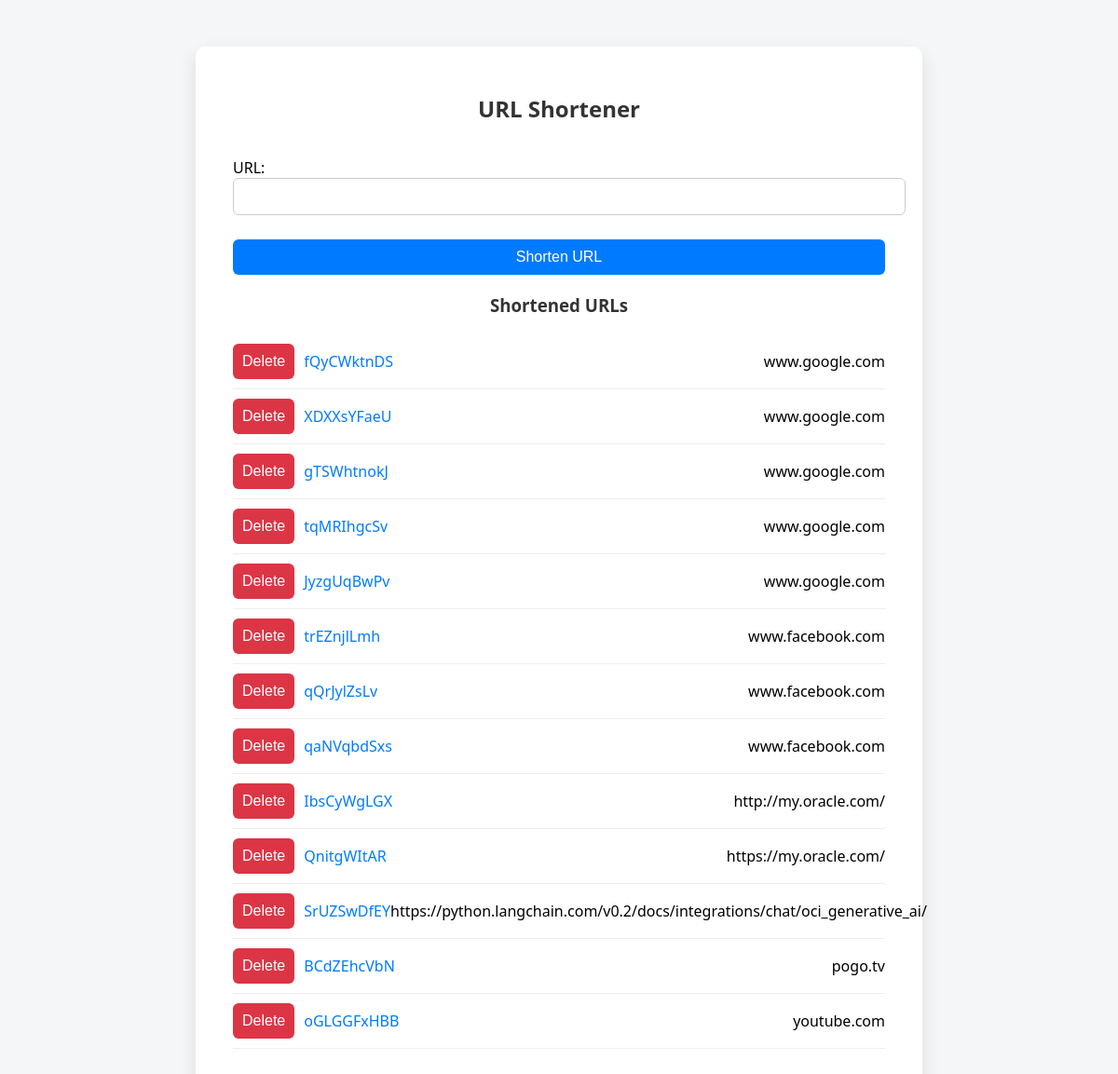
Before: /urlShort/ with the older database file.
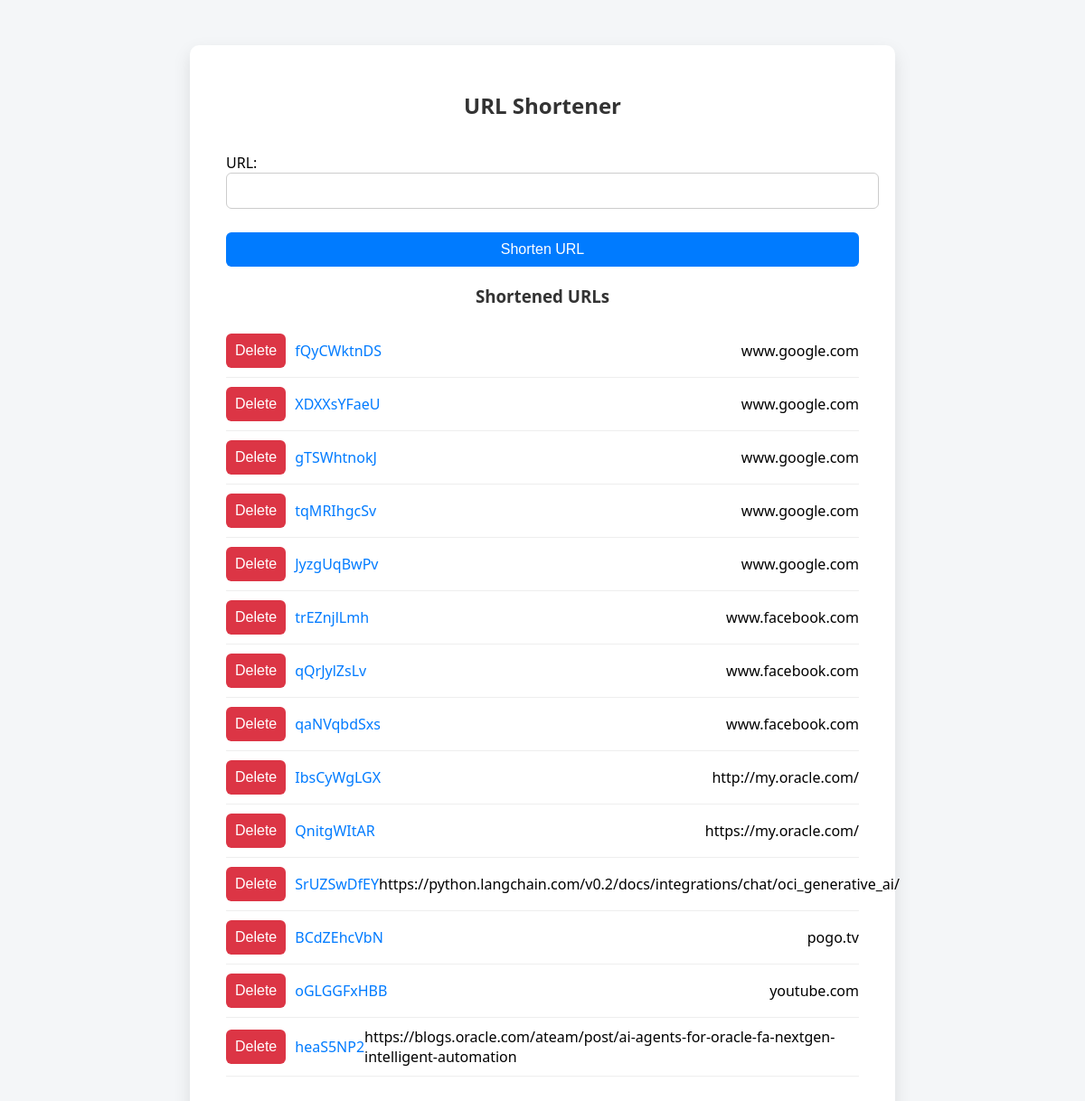
After: the same page with the newer database file.
### url/models.py (models this page shows)
class UrlData(models.Model):
    url = models.CharField(max_length=200)
    slug = models.CharField(max_length=15)

### url/views.py (the view)
# urls.py: path("", views.urlShort, name="home"),
def urlShort(request):
    if request.method == 'POST':
        form = Url(request.POST)
        if form.is_valid():
            url = form.cleaned_data["url"]
            existing_url = UrlData.objects.filter(url=url).first()
            if existing_url:
                return HttpResponse(f"URL already exists with short link: /{existing_url.slug}", status=400)
            slug = generate_short_slug(url)
            while UrlData.objects.filter(slug=slug).exists():
                slug = generate_short_slug(url + str(random.randint(0, 1000)))
            new_url = UrlData(url=url, slug=slug)
            new_url.save()
            return redirect("http://127.0.0.1:8000/urlShort")
    else:
        form = Url()
    data = UrlData.objects.all()
    context = {'form': form, 'data': data}
    return render(request, 'index.html', context)

### url/forms.py
class Url(forms.Form):
    url = forms.CharField(label="URL")

### url/templates/index.html (shortened to what this page needs)
<!DOCTYPE html>
<html lang="en">
<head>
</head>
<body>
    <div class="container">
        <h2>URL Shortener</h2>
        <form method="POST">
            {{ form.as_p }}
            <button type="submit">Shorten URL</button>
        </form>
        <h3>Shortened URLs</h3>
        <ul>
            {% for url in data %}
            <li>
                <div class="url-actions">
                    <form method="POST" action="{% url 'url:delete' url.slug %}">
                        <button type="submit" class="delete-btn">Delete</button>
                    </form>
                    <a href="{% url 'url:redirect' url.slug %}" target="_blank">{{ url.slug }}</a>
                </div>
                <span>{{ url.url }}</span>
            </li>
            {% endfor %}
        </ul>
    </div>
</body>
</html>

Changed rows visible on the page:
added UrlData: slug "heaS5NP2", url "https://blogs.oracle.com/ateam/post/ai-agents-for-oracle-fa-nextgen-intelligent-automation"
